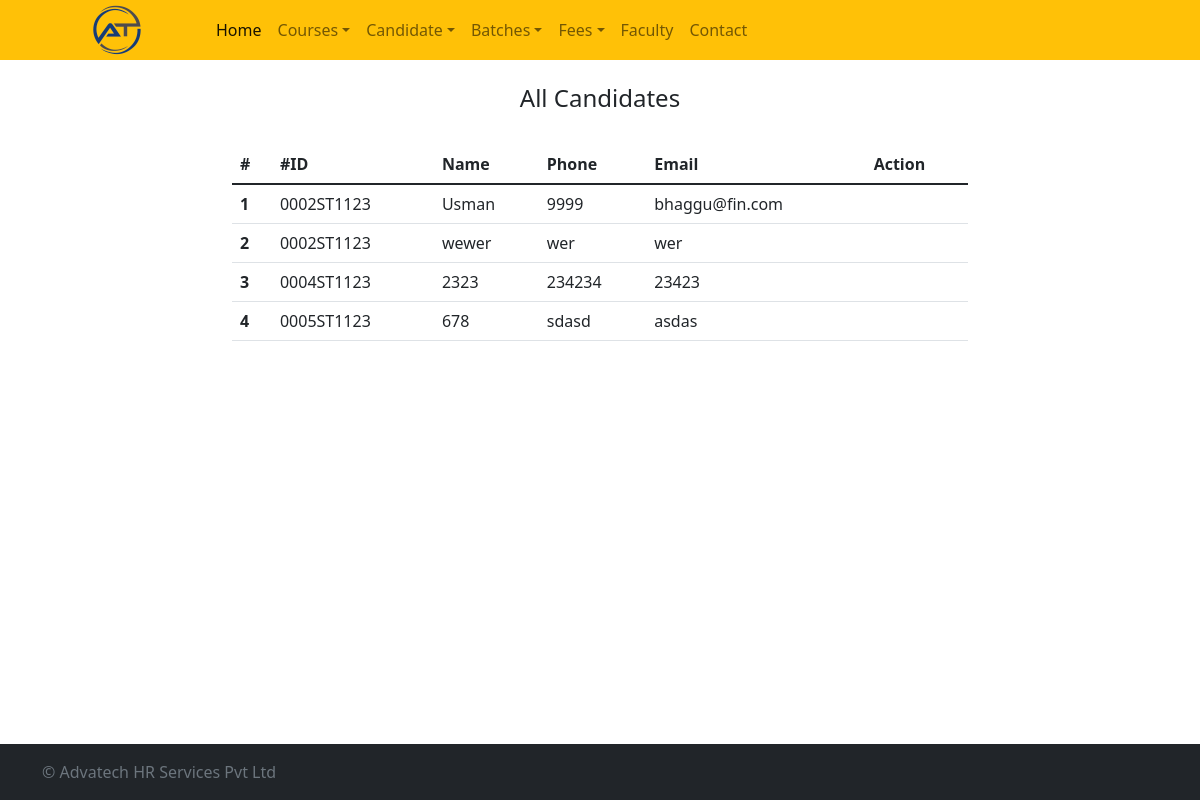
The app's page /all-candidate with its own data.
### crmapp/models.py (models this page shows)
class Users(models.Model):
    user_id = models.AutoField(primary_key=True)
    user_unique = models.CharField(max_length=100)
    user_role = models.ForeignKey(Userroles, on_delete=models.SET_NULL, null=True, blank=True)
    user_name = models.CharField(max_length=255)
    user_phone = models.CharField(max_length=15)
    user_email = models.CharField(max_length=320)
    date_created = models.DateField(default='2023-11-15')

### crmapp/views.py (the view)
# urls.py: path('all-candidate', views.all_candidate, name='all_candidate'),
def all_candidate(request):
    candidates = Users.objects.filter(user_role__role_id=3)
    return render(request,'all-candidates.html',{'candidates': candidates})

### templates/all-candidates.html (shortened to what this page needs)
{% extends 'base.html' %}
{% block content %}
<div class="row">
	<div class="col">
	</div>
    <div class="col-8">
		<div class="py-4 text-center">
	    	<h4>All Candidates</h4>
	  	</div>
		<table class="table  table-hover">
		  <thead>
		    <tr>
		      <th scope="col">#</th>
		      <th scope="col">#ID</th>
		      <th scope="col">Name</th>
		      <th scope="col">Phone</th>
		      <th scope="col">Email</th>
		      <th scope="col">Action</th>
		    </tr>
		  </thead>
		  <tbody>
		  	{% for candidate in candidates %}
		    <tr>
				<th scope="row">{{ forloop.counter }}</th>
				<td>{{ candidate.user_unique }}</td>
				<td>{{ candidate.user_name }}</td>
				<td>{{ candidate.user_phone }}</td>
				<td>{{ candidate.user_email }}</td>
				<td>
				</td>
		    </tr>
		    {% endfor %}
		  </tbody>
		</table>
	</div>
	<div class="col">
	</div>
</div>
{% endblock %}

### records on screen
Users: user_unique "0002ST1123", user_name "Usman", user_phone "9999", user_email "bhaggu@fin.com"
Users: user_unique "0002ST1123", user_name "wewer", user_phone "wer", user_email "wer"
Users: user_unique "0004ST1123", user_name "2323", user_phone "234234", user_email "23423"
Users: user_unique "0005ST1123", user_name "678", user_phone "sdasd", user_email "asdas"
